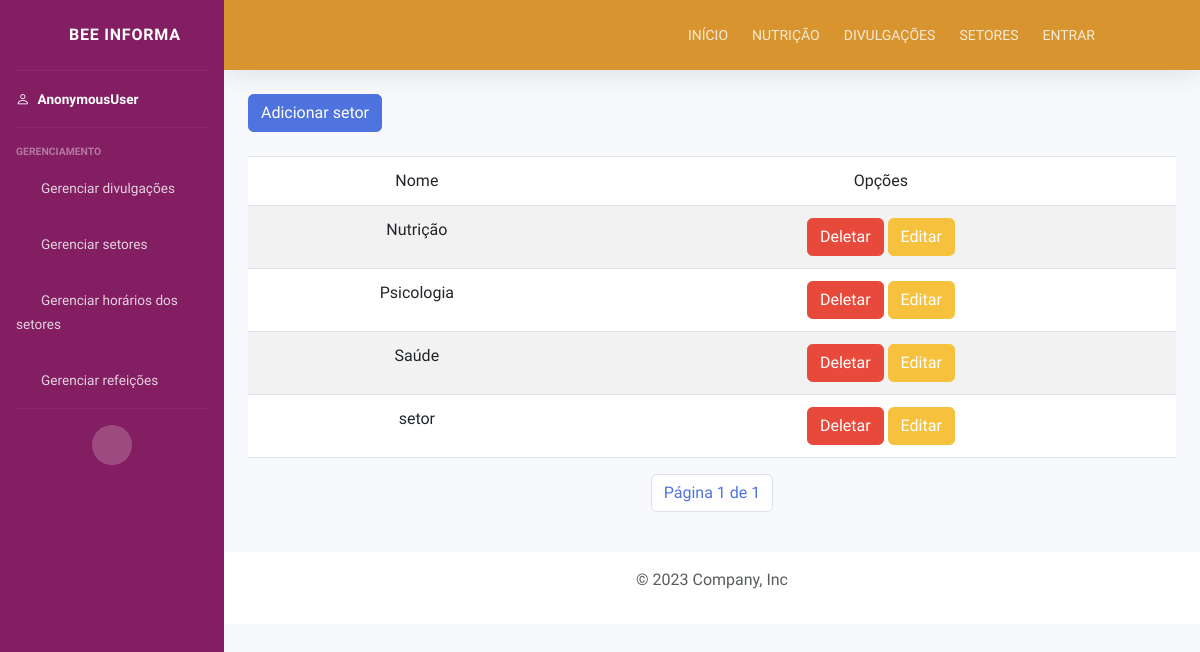
/listar/setor/admin, run on an earlier commit of the app's database.
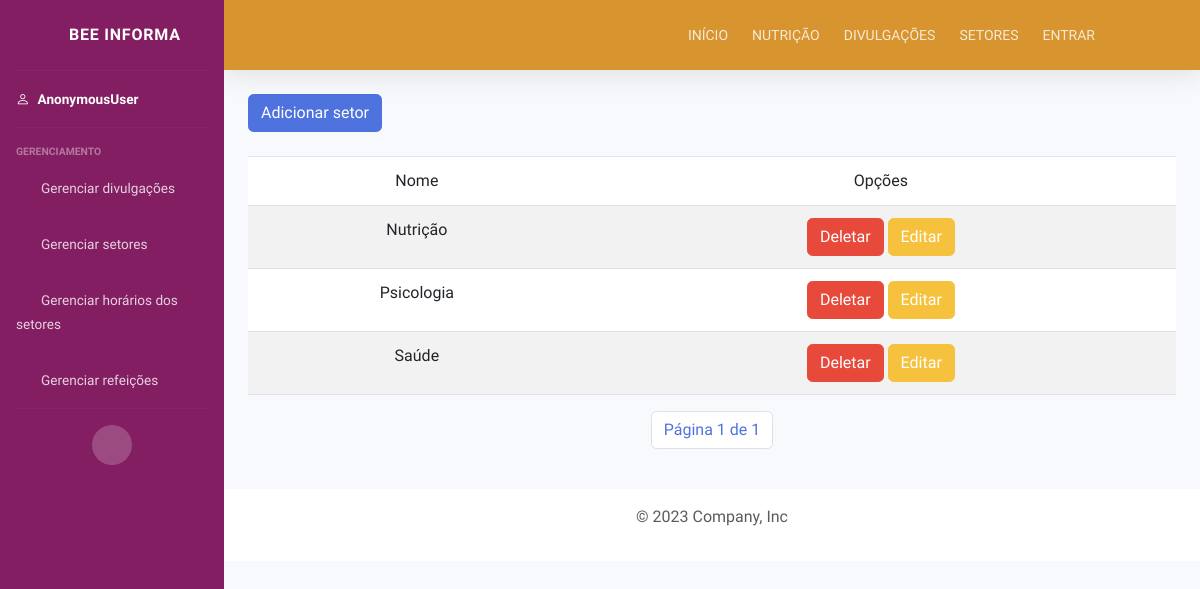
And on a later commit of the database.
### servicos/models.py (models this page shows, shortened)
class Setor(models.Model):
    BLOCO_CHOICES = (
        ("A", "A"),
        ("B", "B")
    )
    nome = models.CharField(verbose_name="Nome do setor", max_length=25)
    bloco = models.CharField(verbose_name="Bloco do setor", choices=BLOCO_CHOICES, max_length=1)
    numero = models.IntegerField(verbose_name="Número da sala")
    class Meta:
        verbose_name = "Setor"
        verbose_name_plural = "Setores"

### servicos/views.py (the view)
# urls.py: path("listar/setor/admin", views.admin_setor_list, name="admin-setor-list"),
def admin_setor_list(request):
    setores = Setor.objects.all().order_by("nome")
    paginacao = Paginator(setores, 5)
    page_number = request.GET.get("page")
    page_obj = paginacao.get_page(page_number)
    context = {'page_obj': page_obj}
    return render(request, "setores/setor_list.html", context)

### servicos/templates/setores/setor_list.html (shortened to what this page needs)
{% extends "tela_admin.html" %}
{% load static %}
{% block 'conteudo' %}
    <div class="container">
        <a class="btn btn-primary" href="{% url 'setor-create' %}">Adicionar setor</a>
        <table class="table table-striped mt-4">
            <thead>
                <tr>
                    <td>Nome</td>
                    <td>Opções</td>
                </tr>
            </thead>
            <tbody>
                {% for setor in page_obj %}
                    <tr>
                        <td> {{ setor.nome }} </td>
                        <td>
                            <a class="btn btn-danger" href="{% url 'setor-delete' setor.id %}">Deletar</a>
                            <a class="btn btn-warning" href="{% url 'setor-update' setor.id %}">Editar</a>
                        </td>
                    </tr>
                {% endfor %}
            </tbody>
        </table>
        <div class="pagination justify-content-center">
            <nav aria-label="Page navigation example">
                <ul class="pagination justify-content-end">
                    <li class="page-item">
                        <span class="page-link">
                            Página {{ page_obj.number }} de {{ page_obj.paginator.num_pages }}
                        </span>
                    </li>
                </ul>
            </nav>
        </div>
    </div>
{% endblock 'conteudo' %}

What changed in the data, as far as the page shows it:
removed Setor: nome "setor"
